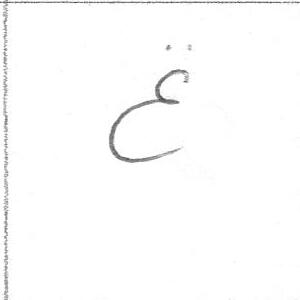
#> input picture cut_img/8/Ё.jpg, 300 x 300 px; its folder holds only this picture in this run
$ python cut_img.py
#> lines starting #> are read from the running program, lines starting #| are printed output that depends on the picture; after the words box and inside, x2 and y2 are one past the last pixel; in counts of white or black regions, pixels touching at a corner belong together
import cv2
import os

if __name__ == "__main__":
    path = '../cut_img/8/'
    path_new = '../new_cut/8'
    imgs = os.listdir(path)
    print(imgs)
    for img in imgs:
        #Загружаем изображение
        image = cv2.imread(os.path.join(path, img))
#> image is the input picture: shape (300, 300, 3); min 64, max 255, mean 252
        crop = image[30:270, 30:270]
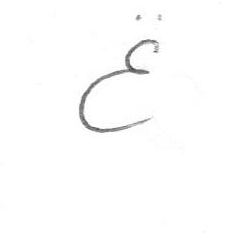
#> crop: shape (240, 240, 3); min 66, max 255, mean 252.8
        crop_gauss = cv2.GaussianBlur(crop, (9, 9), 10)
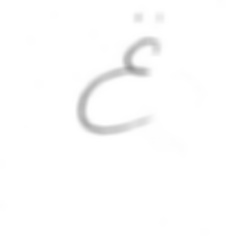
#> crop_gauss: shape (240, 240, 3); min 150, max 255, mean 252.9
        low_border = (84, 84, 84)
        high_border = (240, 240, 240)
        filt = cv2.inRange(crop_gauss, low_border, high_border)
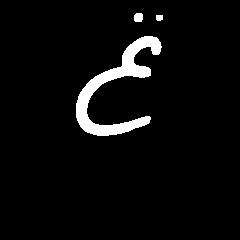
#> filt: shape (240, 240); 4.4% white; 3 white regions
        contour, hierarchy = cv2.findContours(filt.copy(), cv2.RETR_EXTERNAL, cv2.CHAIN_APPROX_SIMPLE)
#> contour = 3 contours; box (x1, y1, x2, y2) and area: (76, 36, 162, 136) 2217, (134, 13, 143, 22) 60, (156, 15, 163, 21) 28
        x_coord = []
        y_coord = []
        for i in contour:
            for j in i:
                for xy in j:
                    x_coord.append(xy[0])
                    y_coord.append(xy[1])
#> this loop made 3 passes
#> after the loop, x_coord = 219 values, max 162 at index 208, min 76 at index 53, mean 121.2; y_coord = 219 values, max 135 at index 71, min 13 at index 210, mean 84.06
        crop1 = crop[min(y_coord):max(y_coord), min(x_coord):max(x_coord)]
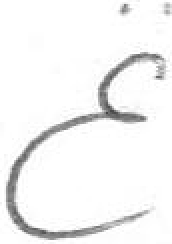
#> crop1: shape (122, 86, 3) (shown 2 times larger); min 66, max 255, mean 243.5
        #resize = cv2.resize(crop1, (32, 32))
        #cv2.imshow('test', crop1)
        cv2.imwrite(os.path.join(path_new, img), crop1)
        cv2.waitKey(0)

$ run again, on cut_img/8/З.jpg
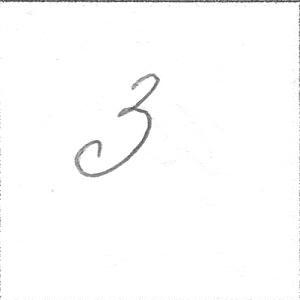
#> input picture cut_img/8/З.jpg, 300 x 300 px
#> image is the input picture: shape (300, 300, 3); min 49, max 255, mean 252
#> `filt = cv2.inRange(crop_gauss, low_border, high_border)`:
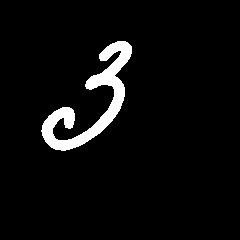
#> filt: shape (240, 240); 4.7% white; 1 white region
#> contour = 1 contour; box (x1, y1, x2, y2) and area: (41, 41, 132, 151) 2504
#> the loop `for i in contour:` made 1 pass
#> after the loop `for i in contour:`: x_coord = 227 values, max 131 at index 222, min 41 at index 147, mean 87.79; y_coord = 227 values, max 150 at index 163, min 41 at index 0, mean 105.2
#> `crop1 = crop[min(y_coord):max(y_coord), min(x_coord):max(x_coord)]`:
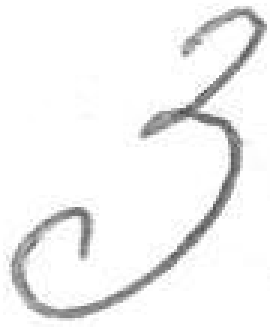
#> crop1: shape (109, 90, 3) (shown 3 times larger); min 72, max 255, mean 242.3

$ run again, on cut_img/8/Г.jpg
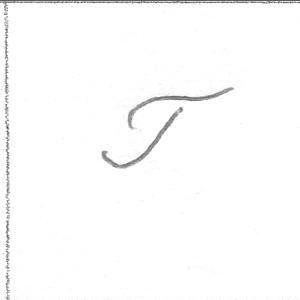
#> input picture cut_img/8/Г.jpg, 300 x 300 px
#> image is the input picture: shape (300, 300, 3); min 58, max 255, mean 251.4
#> `filt = cv2.inRange(crop_gauss, low_border, high_border)`:
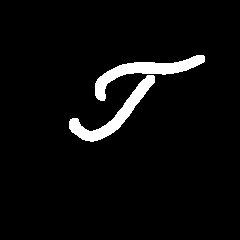
#> filt: shape (240, 240); 4.6% white; 2 white regions
#> contour = 2 contours; box (x1, y1, x2, y2) and area: (95, 55, 205, 101) 1227, (69, 75, 155, 142) 1162
#> the loop `for i in contour:` made 2 passes
#> after the loop `for i in contour:`: x_coord = 222 values, max 204 at index 219, min 69 at index 54, mean 126.3; y_coord = 222 values, max 141 at index 68, min 55 at index 111, mean 94.68
#> `crop1 = crop[min(y_coord):max(y_coord), min(x_coord):max(x_coord)]`:
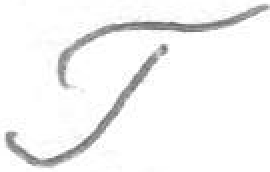
#> crop1: shape (86, 135, 3) (shown 2 times larger); min 101, max 255, mean 244.5
